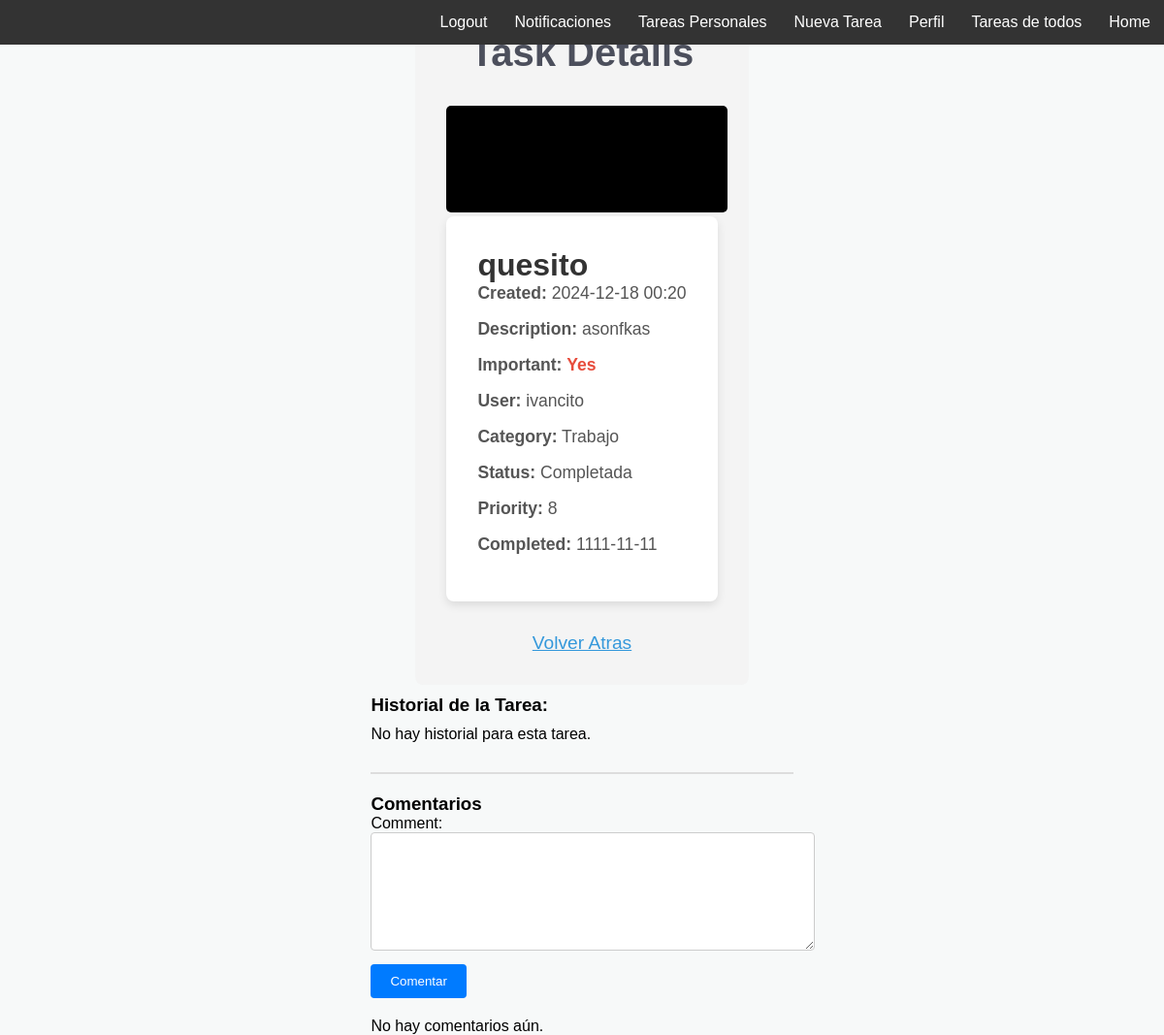
Before: /tasks/9/ (signed in) with the older database file.
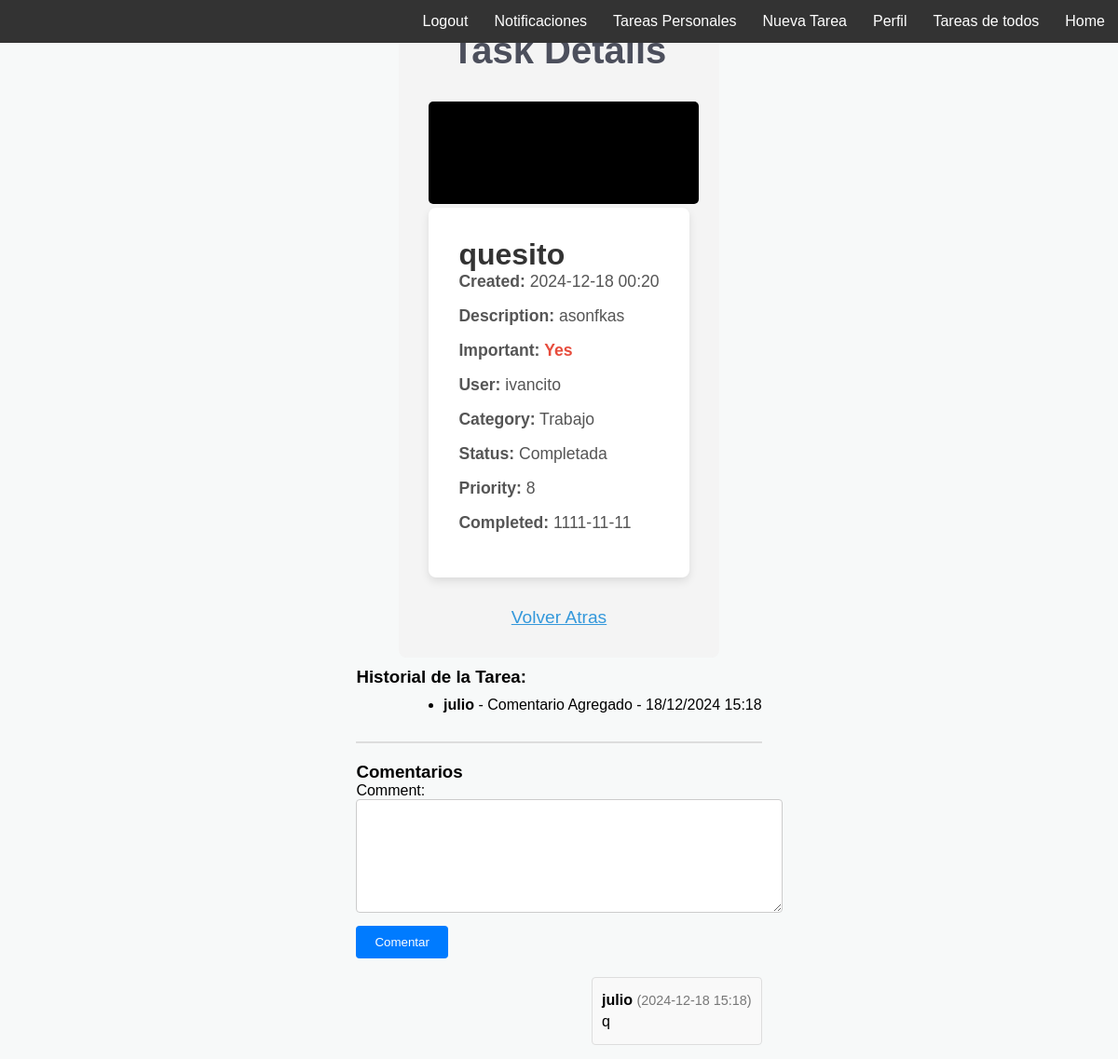
After: the same page with the newer database file.
### task/models.py (models this page shows, shortened)
class TaskHistory(models.Model):
    task = models.ForeignKey(Task, on_delete=models.CASCADE)
    user = models.ForeignKey(User, on_delete=models.CASCADE)
    action = models.CharField(max_length=255)
    created = models.DateTimeField(auto_now_add=True)

class TaskComment(models.Model):
    task = models.ForeignKey(Task, on_delete=models.CASCADE, related_name='comments')
    user = models.ForeignKey(User, on_delete=models.CASCADE)
    comment = models.TextField()
    created = models.DateTimeField(auto_now_add=True)
    read = models.BooleanField(default=False)

### task/views.py (the view)
# urls.py: path('tasks/<int:task_id>/', views.task_details, name='task_details'),
@login_required(login_url='signup')
def task_details(request, task_id):
    task = get_object_or_404(Task, pk=task_id)
    task_history = task.taskhistory_set.all()
    if request.method == 'POST':
        form = formTaskComment(request.POST)
        if form.is_valid():
            comment = form.save(commit=False)
            comment.task = task
            comment.user = request.user
            comment.save()
            add_task_history(task, request.user, "Comentario Agregado")
            if request.user != task.user:
                create_task_notification(
                    task,
                    task.user,
                    f"Nuevo comentario en tu tarea '{task.title}' por {request.user.username}: {comment.comment[:50]}..."
                )
            return redirect('task_details', task_id=task.id)
    else:
        form = formTaskComment()
    comments = task.comments.all()
    return render(request, 'task_details.html', {
        'task': task,
        'form': form,
        'comments': comments,
        'task_history': task_history
    })

### task/formulario.py (shortened to what this page needs)
class formTaskComment(forms.ModelForm):
    class Meta:
        model = TaskComment
        fields = ['comment']

### task/templates/task_details.html (shortened to what this page needs)
{% extends 'base.html' %}
{% block content %}
<div class="containerdetails">
    <h1 class="titledetails">Task Details</h1>
    <div class="banner-colordetails" style="background-color: {{ task.banner_color }}; height: 100px; width: 100%;"></div>
    <div class="task-details">
        <h2>{{ task.title }}</h2>
        <p><strong>Created:</strong> {{ task.created|date:"Y-m-d H:i" }}</p>
        <p><strong>Description:</strong> {{ task.description }}</p>
        <p><strong>Important:</strong>
            <span class="importantdetails">{{ task.important|yesno:"Yes,No" }}</span>
        </p>
        <p><strong>User:</strong> {{ task.user.username }}</p>
        <p><strong>Category:</strong>
            {% if task.category %}
                {{ task.category.name }}
            {% else %}
                No Category
            {% endif %}
        </p>
        <p><strong>Status:</strong> {{ task.status.name }}</p>
        <p><strong>Priority:</strong> {{ task.priority.level }}</p>
        <p><strong>Completed:</strong>
            {% if task.date_completed %}
                {{ task.date_completed|date:"Y-m-d" }}
            {% else %}
                Not Completed
            {% endif %}
        </p>
    </div>
    <a href="{% url 'tasks' %}" class="back-linkdetails">Volver Atras</a>
</div>
<h3>Historial de la Tarea:</h3>
{% if task_history %}
    <ul>
        {% for history in task_history %}
            <li>
                <strong>{{ history.user.username }}</strong> -
                {{ history.action }} -
                {{ history.created|date:"d/m/Y H:i" }}
            </li>
        {% endfor %}
    </ul>
{% else %}
    <p>No hay historial para esta tarea.</p>
{% endif %}
<div class="comments-section">
    <h3>Comentarios</h3>
    <form method="POST" class="comment-form">
        {{ form.as_p }}
        <button type="submit" class="btn-submit">Comentar</button>
    </form>
    <ul class="comments-list">
        {% for comment in comments %}
        <li class="comment-item">
            <p><strong>{{ comment.user.username }}</strong> <span class="comment-time">({{ comment.created|date:"Y-m-d H:i" }})</span></p>
            <p>{{ comment.comment }}</p>
        </li>
        {% empty %}
        <p>No hay comentarios aún.</p>
        {% endfor %}
    </ul>
</div>
{% endblock %}

Changed rows visible on the page:
added TaskHistory: user.username "julio", action "Comentario Agregado", created "18/12/2024 15:18"
added TaskComment: user.username "julio", created "2024-12-18 15:18", comment "q"
Other visible differences:
text no longer shown: "No hay historial para esta tarea. No hay comentarios aún."
